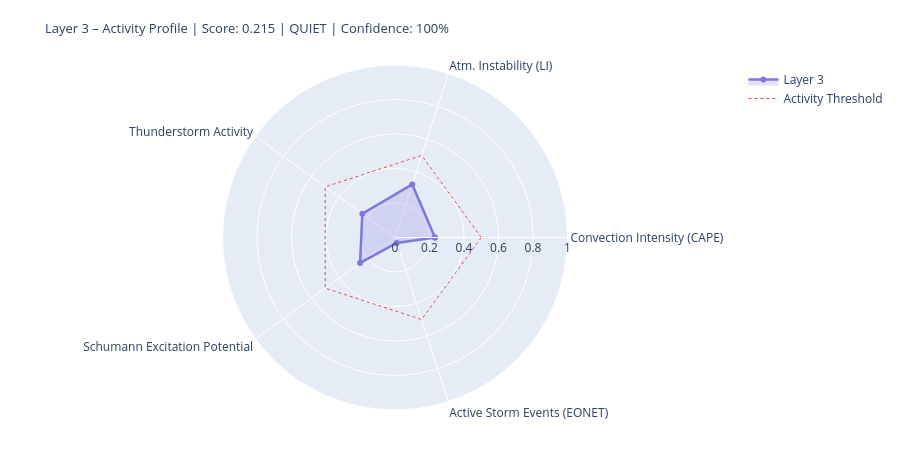

Notebook code cell kept with this figure:
### Markdown cell above
---
## 4. State Assessment & Handoff to Layer 4/5

### Code cell
# ============================================================
# LAYER-3-SCORE
# Five dynamic components
# ============================================================

def norm(v, lo, hi):
    if v is None or (isinstance(v, float) and math.isnan(v)): return None
    return round(max(0.0, min(1.0, (v - lo) / (hi - lo))), 4)

# --- 1) Convection intensity (global CAPE mean) ---
cape_mean = df_atm['cape'].dropna().mean() if not df_atm.empty else None
conv_score = norm(cape_mean, 0, 3000)
conv_src   = 'primary' if cape_mean is not None else 'missing'

# --- 2) Atmospheric instability (LI mean) ---
li_mean   = df_atm['li'].dropna().mean() if not df_atm.empty else None
# Negative LI = unstable → higher score
instab_score = norm(-li_mean if li_mean is not None else None, -6, 6)
instab_src   = 'primary' if li_mean is not None else 'missing'

# --- 3) Thunderstorm activity (mean thunder score + WMO count) ---
thunder_mean = df_atm['thunder_score'].mean() if not df_atm.empty else None
n_thunder    = int(df_atm['thunderstorm'].sum()) if not df_atm.empty else 0
thunder_score_val = norm(
    (thunder_mean or 0) * 0.7 + n_thunder * 0.1, 0, 1.0
) if thunder_mean is not None else None
thunder_src = 'primary'

# --- 4) Schumann excitation potential (weighted Schumann contribution) ---
schumann_pot = df_atm['schumann_contribution'].mean() if not df_atm.empty else None
# Boosted by Layer-2 thunderstorm trigger
if schumann_pot is not None and l2_thunder:
    schumann_pot = min(1.0, schumann_pot * 1.2)
schumann_score = norm(schumann_pot, 0, 1.0) if schumann_pot is not None else None
schumann_src   = 'derived'

# --- 5) Storm activity (NASA EONET) ---
# Distinction: None = data not loaded, 0.0 = loaded but no events
storm_score = None
storm_src   = 'missing'
if raw.get('storms') is not None:          # API reached successfully
    storm_score = norm(len(storm_events), 0, 30) if storm_events else 0.0
    storm_src   = 'primary'

# X-Ray and Kp: context only, not in dynamic score
# (X-Ray = Layer-0/4 driver; Kp = geomagnetic index, not a lightning proxy)
xray_context = None
if raw.get('xray'):
    df_xc = pd.DataFrame(raw['xray'])
    fc = next((c for c in df_xc.columns
               if any(k in c.lower() for k in ['flux','long']) and 'time' not in c.lower()),
              df_xc.columns[1])
    df_xc[fc] = pd.to_numeric(df_xc[fc], errors='coerce')
    xray_last = df_xc[fc].dropna().iloc[-1] if not df_xc[fc].dropna().empty else None
    if xray_last:
        xray_class = ('X' if xray_last>=1e-4 else 'M' if xray_last>=1e-5
                      else 'C' if xray_last>=1e-6 else 'B')
        xray_context = {'flux': float(xray_last), 'class': xray_class}
        print(f'X-Ray context: {xray_class}-class ({xray_last:.2e} W/m²)')

# --- Aggregate ---
COMPONENTS = {
    'Convection Intensity (CAPE)':  {'score': conv_score,       'source': conv_src,    'dynamic': True},
    'Atm. Instability (LI)':         {'score': instab_score,     'source': instab_src,  'dynamic': True},
    'Thunderstorm Activity':              {'score': thunder_score_val, 'source': thunder_src, 'dynamic': True},
    'Schumann Excitation Potential':   {'score': schumann_score,   'source': schumann_src,'dynamic': True},
    'Active Storm Events (EONET)': {'score': storm_score,      'source': storm_src,   'dynamic': True},
}

available   = {k: v['score'] for k, v in COMPONENTS.items() if v['score'] is not None}
unavailable = [k for k, v in COMPONENTS.items() if v['score'] is None]
layer3_score = round(sum(available.values()) / len(available), 4) if available else None
confidence   = round(len(available) / len(COMPONENTS), 2)
level = ('unknown' if layer3_score is None
         else 'quiet'   if layer3_score < 0.3
         else 'moderate' if layer3_score < 0.6
         else 'active')
dominant_l3 = max(available, key=available.get) if available else 'none'

# --- Ausgabe ---
W = 68
print('=' * W)
print('LAYER 3 – ATMOSPHERE / WEATHER / THUNDERSTORMS – STATE ASSESSMENT')
print('=' * W)
for name, comp in COMPONENTS.items():
    s = comp['score']
    if s is not None:
        bar = '█' * int(s * 20) + '░' * (20 - int(s * 20))
        print(f'  {name:<36} {bar}  {s:.3f}  [{comp["source"]}]')
    else:
        print(f'  {name:<36} {"─" * 20}  n/a   [missing]')
print('-' * W)
print(f'  Score:        {layer3_score:.3f}  ({len(available)}/{len(COMPONENTS)} components)')
print(f'  Confidence:   {confidence:.0%}')
print(f'  Level:        {level.upper()}')
print(f'  Dominant:     {dominant_l3}')
print(f'  CAPE mean:    {cape_mean:.0f} J/kg' if cape_mean else '  CAPE mean:    n/a')
print(f'  LI mean:      {li_mean:.1f} K' if li_mean is not None else '  LI mean:      n/a')
print(f'  Thunderstorms:{n_thunder} points (WMO)  +  {len(storm_events)} NASA EONET')
print('=' * W)

# Radar
cats   = list(available.keys())
vals_r = list(available.values())
if len(cats) >= 3:
    fig = go.Figure()
    fig.add_trace(go.Scatterpolar(
        r=vals_r + [vals_r[0]], theta=cats + [cats[0]],
        fill='toself', fillcolor='rgba(127,119,221,0.22)',
        line=dict(color='#7F77DD', width=2.5), name='Layer 3'
    ))
    fig.add_trace(go.Scatterpolar(
        r=[0.5] * (len(cats)+1), theta=cats + [cats[0]],
        line=dict(color='#E24B4A', dash='dot', width=1),
        mode='lines', name='Activity Threshold'
    ))
    fig.update_layout(
        title=dict(
            text=f'Layer 3 – Activity Profile | Score: {layer3_score:.3f} | {level.upper()} | Confidence: {confidence:.0%}',
            font=dict(size=13)
        ),
        polar=dict(radialaxis=dict(visible=True, range=[0, 1])),
        height=450, showlegend=True,
        margin=dict(l=60, r=60, t=65, b=40)
    )
    fig.show()

### Figure 1 — Plotly figure (JSON) as saved in the notebook; plotly's stock layout.template omitted (floating-point values rounded to 4 significant figures)
{"data": [{"fill": "toself", "fillcolor": "rgba(127,119,221,0.22)", "line": {"color": "#7F77DD", "width": 2.5}, "name": "Layer 3", "r": [0.2317, 0.3236, 0.234, 0.2503, 0.0333, 0.2317], "theta": ["Convection Intensity (CAPE)", "Atm. Instability (LI)", "Thunderstorm Activity", "Schumann Excitation Potential", "Active Storm Events (EONET)", "Convection Intensity (CAPE)"], "type": "scatterpolar"}, {"line": {"color": "#E24B4A", "dash": "dot", "width": 1}, "mode": "lines", "name": "Activity Threshold", "r": [0.5, 0.5, 0.5, 0.5, 0.5, 0.5], "theta": ["Convection Intensity (CAPE)", "Atm. Instability (LI)", "Thunderstorm Activity", "Schumann Excitation Potential", "Active Storm Events (EONET)", "Convection Intensity (CAPE)"], "type": "scatterpolar"}], "layout": {"height": 450, "margin": {"b": 40, "l": 60, "r": 60, "t": 65}, "polar": {"radialaxis": {"range": [0, 1], "visible": true}}, "showlegend": true, "title": {"font": {"size": 13}, "text": "Layer 3 – Activity Profile | Score: 0.215 | QUIET | Confidence: 100%"}}}
